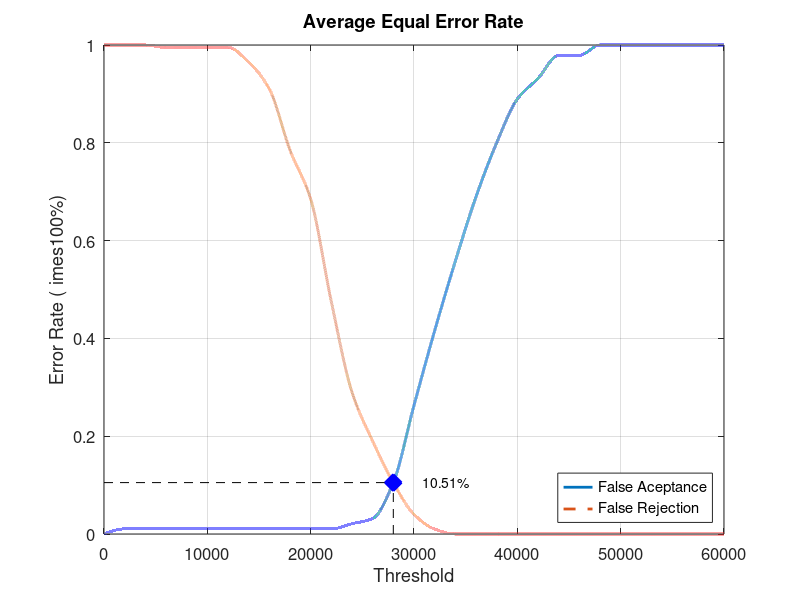
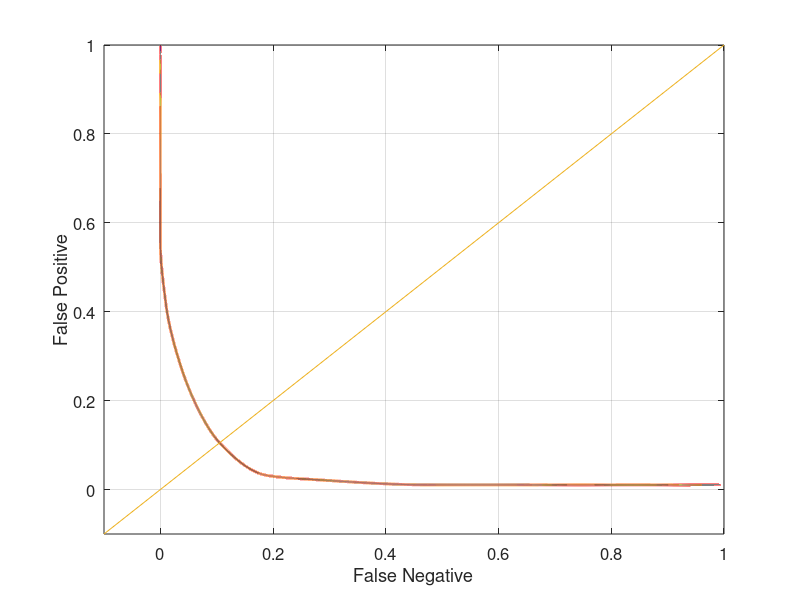

Write MATLAB code to recreate these figures, in order.
close all;
clear;
clc;
x = 0:2000:60000;
xq = 0:0.5:60000;

y0 = [0 0.0105263 0.0105263 0.0105263 0.0105263 0.0105263 0.0105263 0.0105263 0.0105263 0.0105263 0.0105263 0.0105263 0.0210526 0.0315789 0.105263 0.263158 0.415789 0.557895 0.689474 0.8 0.889474 0.931579 0.978947 0.978947 1 1 1 1 1 1 1]
yy0 = interp1(x, y0, xq, 'pchip');
y1 = [1 1 1 0.995 0.995 0.995 0.995 0.965 0.91 0.785 0.685 0.475 0.29 0.19 0.105 0.04 0.01 0 0 0 0 0 0 0 0 0 0 0 0 0 0]
yy1 = interp1(x, y1, xq, 'pchip');

% Calculating EER: 
y2 = abs(y0 - y1);
find(y2 == min(y2))
yy2 = abs(yy0 - yy1);
xEER = find(yy2 == min(yy2));
xEERIndex = xq(xEER) % X-axis EER
yEER = yy0(xEER) % Y-axis EER

main = figure
plot(xq, yy0,'-','LineWidth', 2);	hold on
plot(xq, yy1,'--','LineWidth', 2);	hold on
plot([xEERIndex xEERIndex], [0 yEER], 'k--');	hold on
plot([0 xEERIndex], [yEER yEER], 'k--');	hold on
plot(xEERIndex, yEER, 'bx', 'LineWidth', 10);	hold on
text(xEERIndex + 10 * xEERIndex / 100, yEER, [num2str(round((10000 * yEER)) / 100) '%'])
legend('False Aceptance', 'False Rejection', 'Location', 'SouthEast')
xlabel('Threshold')
ylabel('Error Rate (	imes100%)')
title('Average Equal Error Rate')
set(gca, 'FontSize', 12)
axis([0 60000 0 1])
grid on

print(main, 'Database3_3Main', '-dpng');
FNRxFPR = figure('Color', [1 1 1]);
plot(yy1, yy0, '-', yy1, yy0, 'LineWidth', 2);
hold on
y = -0.1:0.1:1
plot(y, y); 
set(gca, 'FontSize', 12)
xlabel('False Negative')
ylabel('False Positive')
axis([-0.1 1 -0.1 1])
set(gca, 'FontSize', 12)
grid on

print(FNRxFPR, 'Database3_3FNRxFPR','-dpng');
